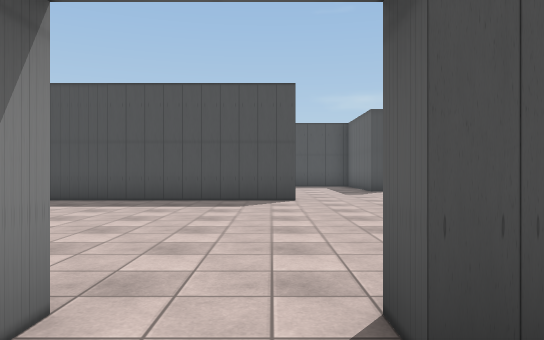
view 1 (above)

24 first-person views from a walk through a scene from a Unity 3-D project. The camera is 1.3 m above the floor, looks level and sees 70° across. Doors are open. The floor is counted in squares, 2 m on a side. Each view is taken from the middle of a square. On the plan, view 1 faces up. The plan holds only what a view shows up to about 11 squares ahead; the rest is blank. The player character is not drawn. Some surface patterns are stand-ins.

view 2
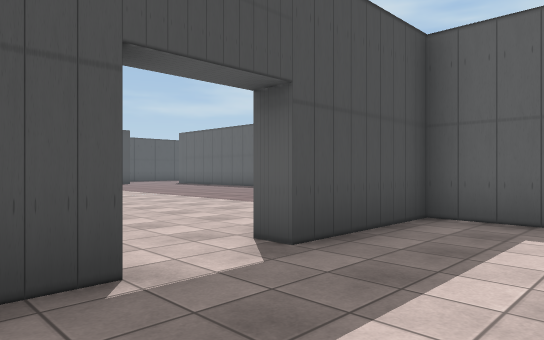

view 3
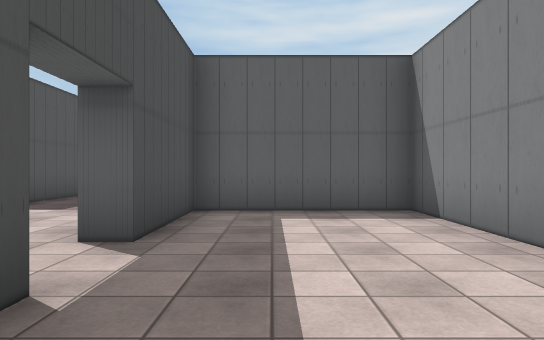

view 4
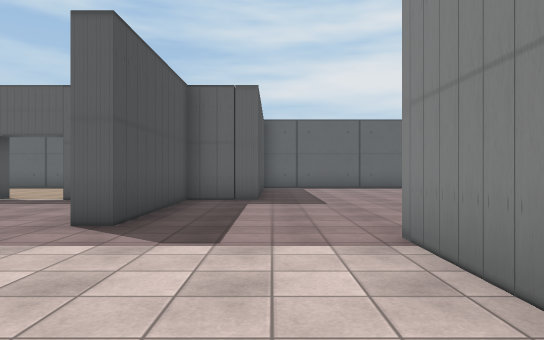

view 5
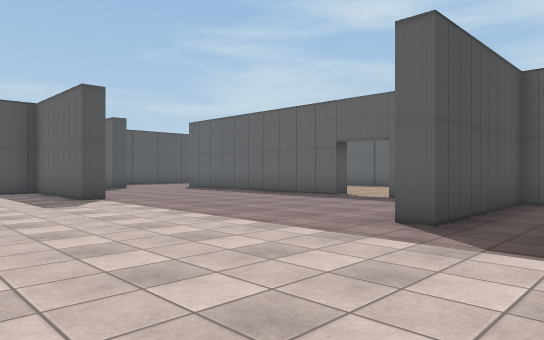

view 6
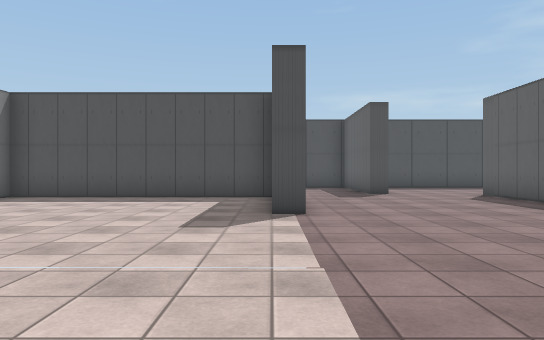

view 7
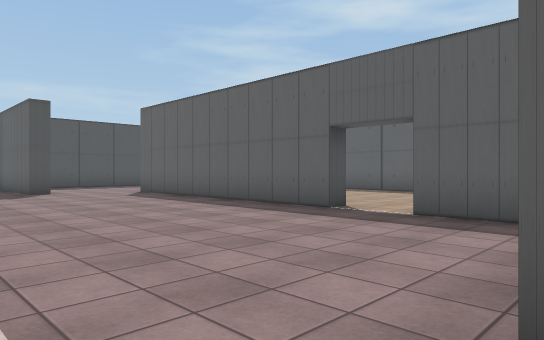

view 8
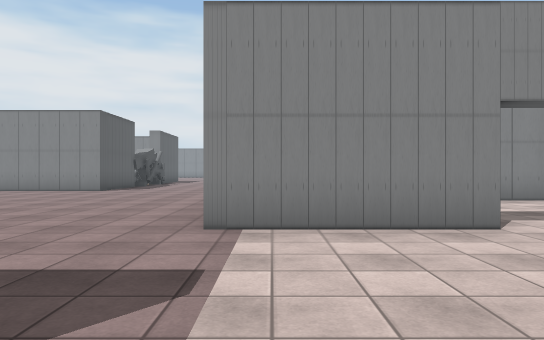

view 9
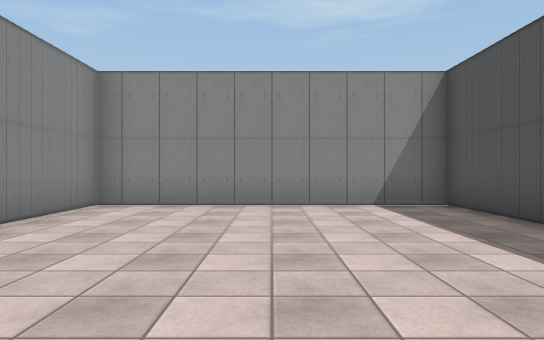

view 10
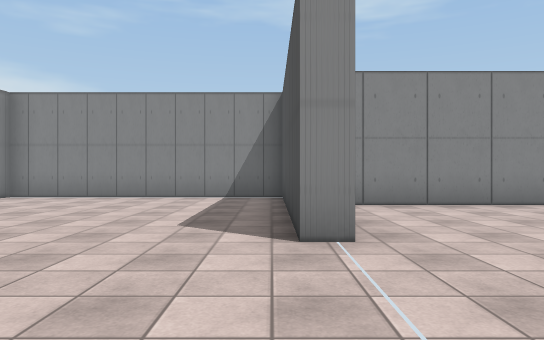

view 11
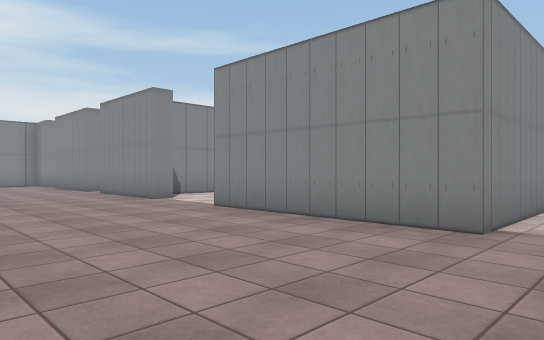

view 12
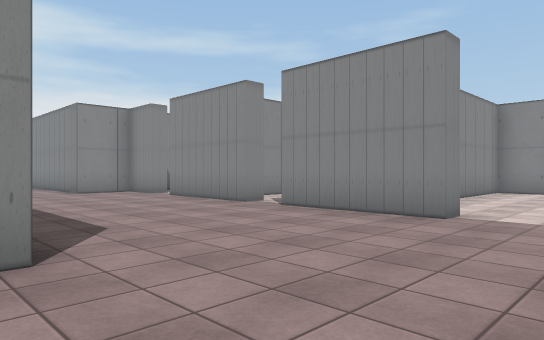

view 13
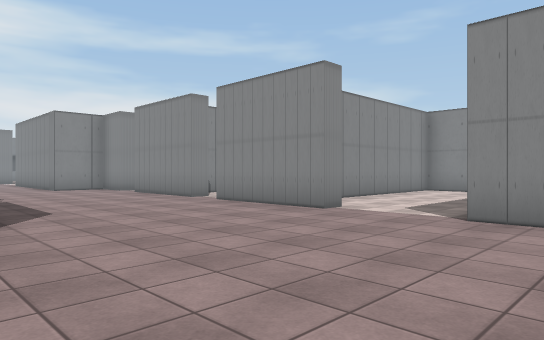

view 14
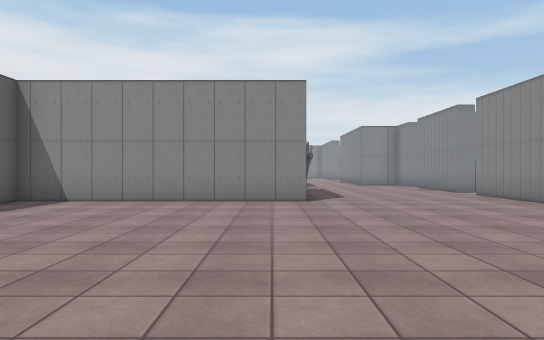

view 15
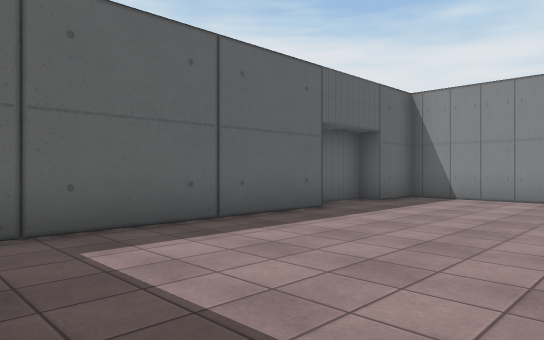

view 16
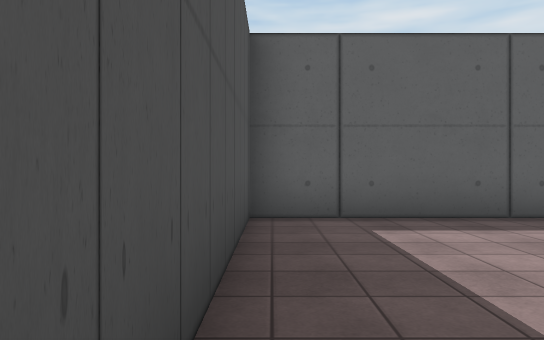

view 17
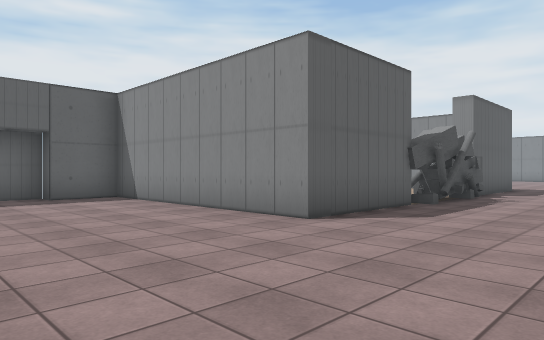

view 18
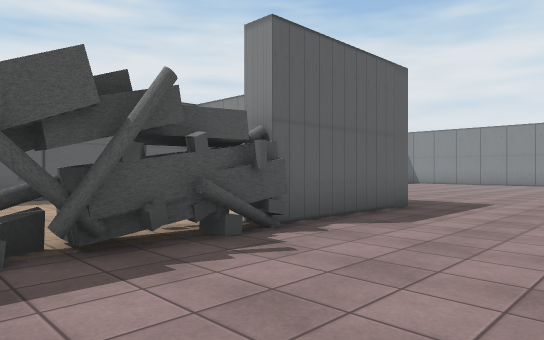

view 19
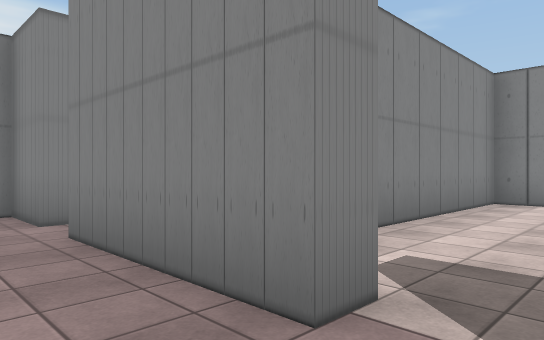

view 20
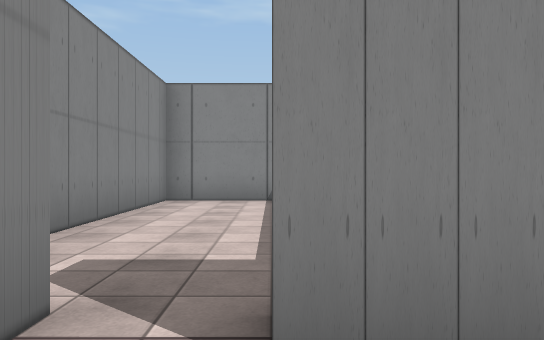

view 21
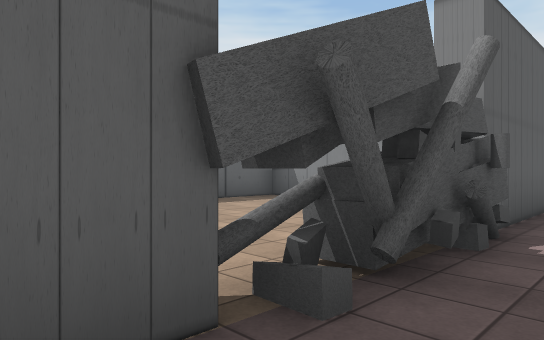

view 22
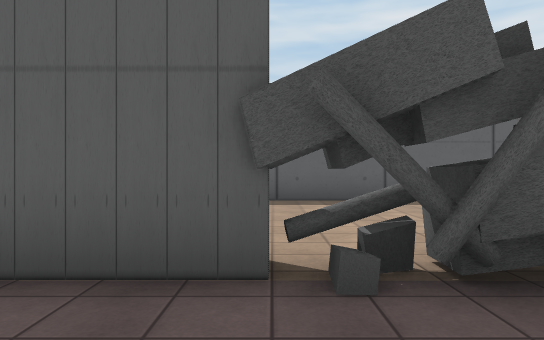

view 23
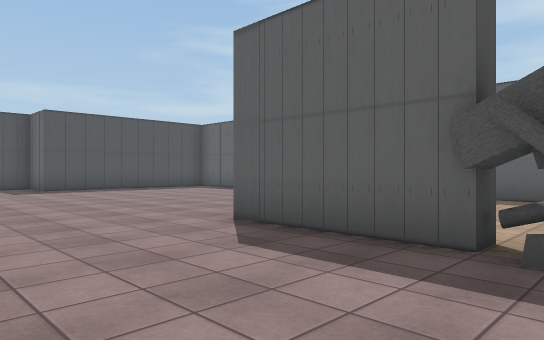

view 24
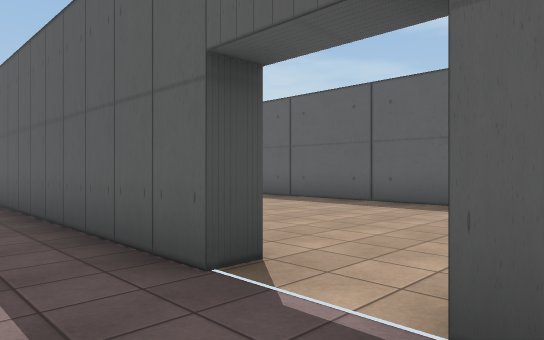

### Floor plan
Points are (right, up) in squares from view 1. A wall is a line through its corners. A room is listed if a view was taken in it or the views show most of it. See-through windows are left out.
Room 1 (views 1, 2, 3)
walls: (0.1, -2.3) (3.3, -2.3) (3.3, 1.2) (0.5, 1.2); (-1, 1.2) (-1.6, 1.2); (-2.9, -2.3) (-1.8, -2.3)
ways out: open door at (-0.5, 1.5) to room 2
Room 2 (views 4, 5, 6, 7, 8, 9, 10, 11, 12, 13, 14, 15, 16, 17, 18, 19, 20, 21, 22, 23, 24)
walls: (8.5, 3.2) (8.5, 4.8) (4.5, 4.8) (4.5, 5.4); (0.5, 1.7) (3.7, 1.7) (3.7, -2.8); (8.5, 6.1) (8.5, 7.6); (3.2, -5) (3.7, -5) (3.7, -8); (8.5, 9.1) (8.5, 16.1); (0.5, 8.9) (0.5, 8.3) (-5.3, 8.3) (-5.3, 1.7) (-2.6, 1.7); (14.2, -2.6) (14.2, 3.3) (9, 3.3); (3.2, -9) (3.7, -9) (3.7, -12); (-3.3, -5.1) (-3.3, -6.2) (2.5, -6.2); (8.9, -9) (8.3, -9) (8.3, -6) (14.2, -6) (14.2, -4.5) (14.7, -4.5) (14.7, -3.1); (3.5, 11.7) (3, 11.7) (3, 15.2) (-3.2, 15.2); (3.7, -13) (3.7, -14.3) (5.2, -14.3); (-3.3, 13.1) (-3.3, 9.5); (6.2, 16.5) (5.7, 16.5); (8.3, -14.6) (8.3, -12.6); (12, -15.3) (14.2, -15.3) (14.2, -7.5)
ways out: open door at (-0.5, 1.5) to room 1; gap at (3, -8.5) to room 3; opening at (4.5, 16.5); opening at (7, -14); opening at (7.5, 16.5); open door at (9, 8.5); gap at (3, -12.5)
objects: other object (8, -12); other object (8, -11); other object (8, -10); other object (9, -10)
Room 3 (no view inside)
walls: (-3.3, -8) (-3.3, -10.2) (2.1, -10.2)
ways out: gap at (3, -8.5) to room 2

Where each view was taken, in squares from view 1:
view 1: 0 up, 0 right, facing up
view 2: 1 down, 2 left, facing up-right
view 3: 0 up, 3 left, facing right
view 4: 3 up, 0 right, facing right
view 5: 3 up, 0 right, facing up-right
view 6: 6 up, 3 right, facing up
view 7: 5 up, 3 right, facing up-right
view 8: 6 up, 3 right, facing down
view 9: 5 up, 2 right, facing left
view 10: 8 up, 4 right, facing left
view 11: 3 up, 8 right, facing down-left
view 12: 3 down, 9 right, facing down-left
view 13: 1 down, 9 right, facing down-left
view 14: 2 up, 9 right, facing down
view 15: 3 up, 10 right, facing down-right
view 16: 3 up, 9 right, facing right
view 17: 2 down, 5 right, facing down-right
view 18: 9 down, 5 right, facing down-right
view 19: 8 down, 5 right, facing down-left
view 20: 8 down, 5 right, facing left
view 21: 8 down, 7 right, facing down-right
view 22: 9 down, 6 right, facing right
view 23: 10 down, 5 right, facing up-right
view 24: 7 up, 7 right, facing up-right
